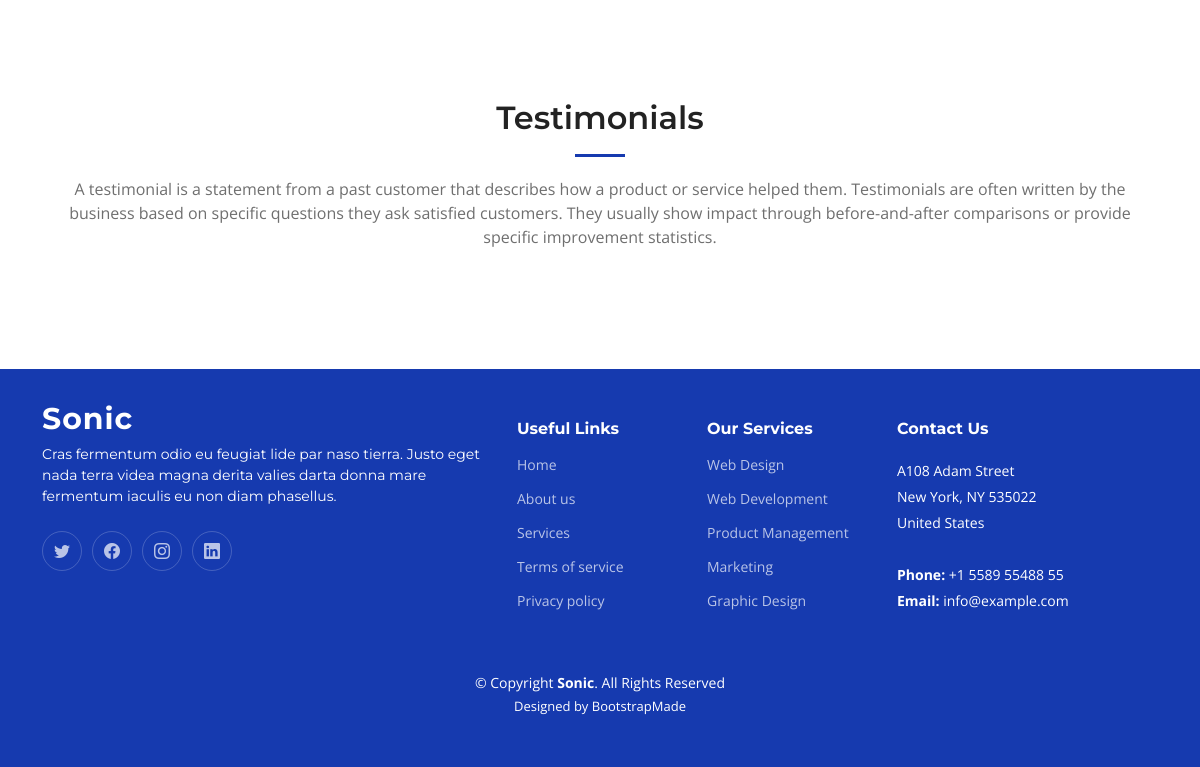
/services (lower part), run on an earlier commit of the app's database.
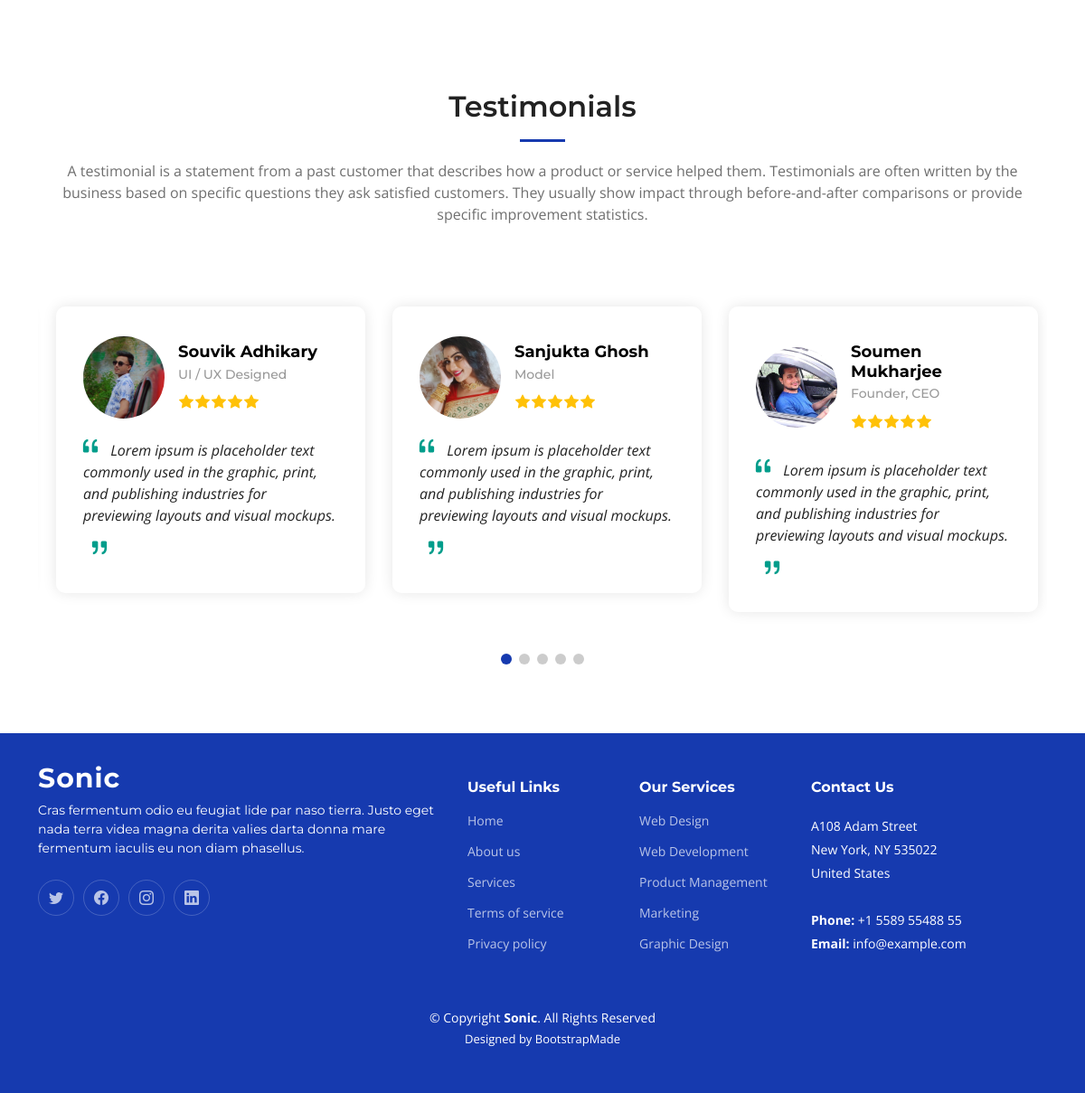
And on a later commit of the database.
### myService/models.py (models this page shows, shortened)
class Testimonial(models.Model):
    review_set = (
        ('Excellent', 'Excellent'),
        ('Good', 'Good'),
        ('Normal', 'Normal'),
        ('Bad', 'Bad'),
        ('Worst', 'Worst'),
        (None, None)
    )
    name = models.CharField(max_length=200, null=False, blank=False, default='Name')
    contact = models.CharField(max_length=20, null=False, blank=False, default=000)
    designation = models.CharField(max_length=50, null=False, blank=False, default='Reviewer Designation')
    review = models.CharField(max_length=50, choices=review_set, null=False, blank=False, default=None)
    testimonials = models.TextField(null=False, blank=False, default='The Testimonials')
    image = models.ImageField(null=False, blank=True, upload_to='media/images/',
                              help_text='***You can only add one Picture')
    status = models.BooleanField(null=False, blank=False, default=False,
                                 help_text='***Check the Button to make it display on Your Site')

### myService/views.py (the view)
# urls.py: path('services', views.services, name='services'),
def services(request):
    service_header = Our_service_Header.objects.filter(status=1)
    serv_header = ""
    for serv in service_header:
        serv_header += f'{serv.Header}. '
    all_services = Our_Service.objects.all()
    our_happy_client_header = Our_Client_Header.objects.all()
    happy_client = ""
    for client in our_happy_client_header:
        happy_client += f'{client.Header}. '
    client_images = Our_Client.objects.filter(priority_status=1)
    testimonial_header = Testimonials_Header.objects.filter(status=1)
    test_header = ""
    for header in testimonial_header:
        test_header += f'{header.Header}. '
    testimonials = Testimonial.objects.filter(status=1)
    return render(request, 'service.html',
                  {'serv_header': serv_header, 'service': all_services, 'happy_client': happy_client,
                   'clients': client_images, 'test_header': test_header,
                   'testimonials': testimonials})

### templates/service.html (shortened to what this page needs)
{% extends 'base.html' %}
{% block BodyContent %}
    <section id="stats-counter" class="stats-counter">
    </section>
    <section id="testimonials" class="testimonials">
        <div class="container" data-aos="fade-up">
          <div class="section-header">
            <h2>Testimonials</h2>
            <p>{{ test_header }}</p>
          </div>
          <div class="slides-3 swiper" data-aos="fade-up" data-aos-delay="100">
            <div class="swiper-wrapper">
              {% for test in testimonials %}
                <div class="swiper-slide">
                  <div class="testimonial-wrap">
                    <div class="testimonial-item">
                      <div class="d-flex align-items-center">
                        <img src="{{ MEDIA_URL }}{{ test.image }}" class="testimonial-img flex-shrink-0" alt="">
                        <div>
                          <h3>{{ test.name }}</h3>
                          <h4>{{ test.designation }}</h4>
                          <div class="stars">
                            <i class="bi bi-star-fill"></i><i class="bi bi-star-fill"></i><i class="bi bi-star-fill"></i><i class="bi bi-star-fill"></i><i class="bi bi-star-fill"></i>
                          </div>
                        </div>
                      </div>
                      <p>
                        <i class="bi bi-quote quote-icon-left"></i>
                        {{ test.testimonials }}
                        <i class="bi bi-quote quote-icon-right"></i>
                      </p>
                    </div>
                  </div>
                </div>
              {% endfor %}
            </div>
            <div class="swiper-pagination"></div>
          </div>
        </div>
    </section>
{% endblock BodyContent %}

### templates/base.html (shortened to what this page needs)
{% load static %}
<!DOCTYPE html>
<html lang="en">
<head>
  <link href="{% static 'vendor/bootstrap/css/bootstrap.min.css' %}" rel="stylesheet">
  <link href="{% static 'vendor/bootstrap-icons/bootstrap-icons.css' %}" rel="stylesheet">
  <link href="{% static 'vendor/aos/aos.css' %}" rel="stylesheet">
  <link href="{% static 'vendor/glightbox/css/glightbox.min.css' %}" rel="stylesheet">
  <link href="{% static 'vendor/swiper/swiper-bundle.min.css' %}" rel="stylesheet">
  <link href="{% static 'css/main.css' %}" rel="stylesheet">
</head>
<body>
  {% block BodyContent %}
  {% endblock BodyContent %}
  <footer id="footer" class="footer">
    <div class="container">
      <div class="row gy-4">
        <div class="col-lg-5 col-md-12 footer-info">
          <a href="{% url 'index' %}" class="logo d-flex align-items-center">
            <span>Sonic</span>
          </a>
          <p>Cras fermentum odio eu feugiat lide par naso tierra. Justo eget nada terra videa magna derita valies darta donna mare fermentum iaculis eu non diam phasellus.</p>
          <div class="social-links d-flex mt-4">
            <a href="#" class="twitter"><i class="bi bi-twitter"></i></a>
            <a href="#" class="facebook"><i class="bi bi-facebook"></i></a>
            <a href="#" class="instagram"><i class="bi bi-instagram"></i></a>
            <a href="#" class="linkedin"><i class="bi bi-linkedin"></i></a>
          </div>
        </div>
        <div class="col-lg-2 col-6 footer-links">
          <h4>Useful Links</h4>
          <ul>
            <li><a href="{% url 'index' %}">Home</a></li>
            <li><a href="{% url 'about' %}">About us</a></li>
            <li><a href="{% url 'services' %}">Services</a></li>
            <li><a href="#">Terms of service</a></li>
            <li><a href="#">Privacy policy</a></li>
          </ul>
        </div>
        <div class="col-lg-2 col-6 footer-links">
          <h4>Our Services</h4>
          <ul>
            <li><a href="#">Web Design</a></li>
            <li><a href="#">Web Development</a></li>
            <li><a href="#">Product Management</a></li>
            <li><a href="#">Marketing</a></li>
            <li><a href="#">Graphic Design</a></li>
          </ul>
        </div>
        <div class="col-lg-3 col-md-12 footer-contact text-center text-md-start">
          <h4>Contact Us</h4>
          <p>
            A108 Adam Street <br>
            New York, NY 535022<br>
            United States <br><br>
            <strong>Phone:</strong> +1 5589 55488 55<br>
            <strong>Email:</strong> info@example.com<br>
          </p>
        </div>
      </div>
    </div>
    <div class="container mt-4">
      <div class="copyright">
        &copy; Copyright <strong><span>Sonic</span></strong>. All Rights Reserved
      </div>
      <div class="credits">
        Designed by <a href="https://bootstrapmade.com/">BootstrapMade</a>
      </div>
    </div>
  </footer>
</body>
</html>

### static/css/main.css (style rules this page uses)
:root { --font-default: "Open Sans", system-ui, -apple-system, "Segoe UI", Roboto, "Helvetica Neue", Arial, "Noto Sans", "Liberation Sans", sans-serif, "Apple Color Emoji", "Segoe UI Emoji", "Segoe UI Symbol", "Noto Color Emoji"; --font-primary: "Montserrat", sans-serif; --font-secondary: "Poppins", sans-serif; }
:root { --color-default: #222222; --color-primary: #163aaf; --color-secondary: #f85a40; }
:root { scroll-behavior: smooth; }
body { font-family: var(--font-default); color: var(--color-default); }
a { color: var(--color-primary); text-decoration: none; }
h1, h2, h3, h4, h5, h6 { font-family: var(--font-primary); }
section { padding: 60px 0; overflow: hidden; }
.section-header { text-align: center; padding-bottom: 60px; }
.section-header h2 { font-size: 32px; font-weight: 600; margin-bottom: 20px; padding-bottom: 20px; position: relative; }
.section-header h2:after { content: ""; position: absolute; display: block; width: 50px; height: 3px; background: var(--color-primary); left: 0; right: 0; bottom: 0; margin: auto; }
.section-header p { margin-bottom: 0; color: #6f6f6f; }
section { scroll-margin-top: 70px; }
.stats-counter { padding: 40px 0; }
.testimonials .testimonial-wrap { padding-left: 10px; }
.testimonials .testimonial-item { box-sizing: content-box; padding: 30px; margin: 30px 10px; box-shadow: 0px 0 15px rgba(0, 0, 0, 0.1); position: relative; background: #fff; border-radius: 10px; }
.testimonials .testimonial-item .testimonial-img { width: 90px; border-radius: 50px; margin-right: 15px; }
.testimonials .testimonial-item h3 { font-size: 18px; font-weight: bold; margin: 10px 0 5px 0; color: #000; }
.testimonials .testimonial-item h4 { font-size: 14px; color: #999; margin: 0; }
.testimonials .testimonial-item .stars { margin: 10px 0; }
.testimonials .testimonial-item .stars i { color: #ffc107; margin: 0 1px; }
.testimonials .testimonial-item .quote-icon-left, .testimonials .testimonial-item .quote-icon-right { color: #009d8b; font-size: 26px; line-height: 0; }
.testimonials .testimonial-item .quote-icon-left { display: inline-block; left: -5px; position: relative; }
.testimonials .testimonial-item .quote-icon-right { display: inline-block; right: -5px; position: relative; top: 10px; transform: scale(-1, -1); }
.testimonials .testimonial-item p { font-style: italic; margin: 15px auto 15px auto; }
.testimonials .swiper-pagination { margin-top: 20px; position: relative; }
.footer { font-size: 14px; background-color: var(--color-primary); padding: 50px 0; color: white; }
.footer .footer-info .logo { line-height: 0; margin-bottom: 25px; }
.footer .footer-info .logo span { font-size: 30px; font-weight: 700; letter-spacing: 1px; color: #fff; font-family: var(--font-primary); }
.footer .footer-info p { font-size: 14px; font-family: var(--font-primary); }
.footer .social-links a { display: flex; align-items: center; justify-content: center; width: 40px; height: 40px; border-radius: 50%; border: 1px solid rgba(255, 255, 255, 0.2); font-size: 16px; color: rgba(255, 255, 255, 0.7); margin-right: 10px; transition: 0.3s; }
.footer h4 { font-size: 16px; font-weight: bold; position: relative; padding-bottom: 12px; }
.footer .footer-links { margin-bottom: 30px; }
.footer .footer-links ul { list-style: none; padding: 0; margin: 0; }
.footer .footer-links ul li { padding: 10px 0; display: flex; align-items: center; }
.footer .footer-links ul li:first-child { padding-top: 0; }
.footer .footer-links ul a { color: rgba(255, 255, 255, 0.7); transition: 0.3s; display: inline-block; line-height: 1; }
.footer .footer-contact p { line-height: 26px; }
.footer .copyright { text-align: center; }
.footer .credits { padding-top: 4px; text-align: center; font-size: 13px; }
.footer .credits a { color: #fff; }

What changed in the data, as far as the page shows it:
added Testimonial: image (picture), name "Souvik Adhikary", designation "UI / UX Designed", testimonials "Lorem ipsum is placeholder text commonly used in the graphic, print, and publishing industries for previewing layouts and visual mockups."
added Testimonial: image (picture), name "Sanjukta Ghosh", designation "Model", testimonials "Lorem ipsum is placeholder text commonly used in the graphic, print, and publishing industries for previewing layouts and visual mockups."
added Testimonial: image (picture), name "Soumen Mukharjee", designation "Founder, CEO", testimonials "Lorem ipsum is placeholder text commonly used in the graphic, print, and publishing industries for previewing layouts and visual mockups."
